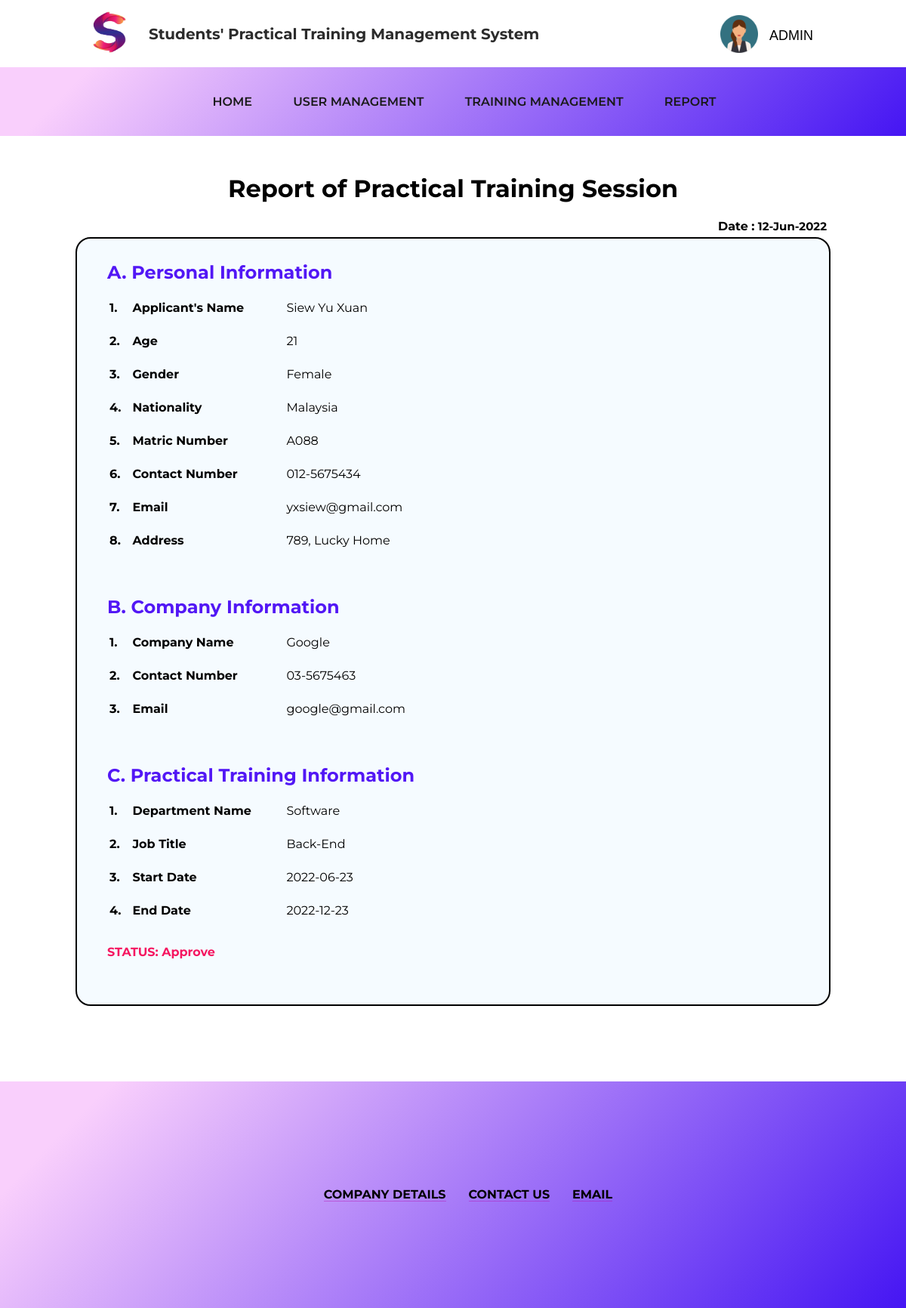
The page /Admin/view_student_report.php?t_id=2 on the database its author committed.
### tables this page shows
CREATE TABLE IF NOT EXISTS practical_training(
    applicationid int(6) UNSIGNED AUTO_INCREMENT PRIMARY KEY,
    applicationtitle varchar(45) NOT NULL,
    applicationdate varchar(20) NOT NULL,
    applicationstatus varchar(10) NOT NULL,
    fk_userid int(6) UNSIGNED NOT NULL,
    FOREIGN KEY (fk_userid) REFERENCES users(userid)
    ON DELETE CASCADE
    ON UPDATE CASCADE
);

CREATE TABLE IF NOT EXISTS users(
    userid int(6) UNSIGNED AUTO_INCREMENT PRIMARY KEY,
    email varchar(30) NOT NULL,
    name varchar(30) NOT NULL,
    address varchar(100) NOT NULL,
    age int(3) NOT NULL,
    phone varchar(20) NOT NULL
);

CREATE TABLE IF NOT EXISTS user_detail(
    gender varchar(10) NOT NULL,
    matricnumber varchar(9) NOT NULL,
    nationality varchar(15) NOT NULL,
    fk_applicationid int(6) UNSIGNED NOT NULL,
    FOREIGN KEY (fk_applicationid) REFERENCES practical_training(applicationid)
    ON DELETE CASCADE
    ON UPDATE CASCADE
    );

CREATE TABLE IF NOT EXISTS company(
    companyname varchar(20) NOT NULL,
    companycontactno varchar(20) NOT NULL,
    companyemail varchar(20) NOT NULL,
    department varchar(30) NOT NULL,
    jobtitle varchar(25) NOT NULL,
    startdate varchar(20) NOT NULL,
    enddate varchar(20) NOT NULL,
    fk_applicationid int(6) UNSIGNED NOT NULL,
    FOREIGN KEY (fk_applicationid) REFERENCES practical_training(applicationid)
    ON DELETE CASCADE
    ON UPDATE CASCADE
    );

### Admin/view_student_report.php (the view, shortened to what this page needs)
<?php
include "../config.php";
if((isset($_GET['t_id']))){
	$t_id=$_GET['t_id'];
} else if ((isset($_POST['t_id']))){
	$t_id=$_POST['t_id'];
}else{
	echo '<p>This page has been accessed in error.</p>';
	include('../images/footer.html');
	exit();
}
$query2 = mysqli_query($conn, "SELECT * FROM practical_training where applicationid = '$t_id'") or die(mysqli_connect_error());
$row2 = mysqli_fetch_array($query2);
$id=$row2['fk_userid'];
$query = mysqli_query($conn, "SELECT * FROM users where userid = '$id'") or die(mysqli_connect_error());
$query3 = mysqli_query($conn, "SELECT * FROM company where fk_applicationid = '$t_id'") or die(mysqli_connect_error());
$query4 = mysqli_query($conn, "SELECT * FROM user_detail where fk_applicationid = '$t_id'") or die(mysqli_connect_error());
$row = mysqli_fetch_array($query);
$row3 = mysqli_fetch_array($query3);
$row4 = mysqli_fetch_array($query4);
?>
<html>
<head>
	<link rel="stylesheet" href="../style.css">
	<link rel="stylesheet" href="https://cdnjs.cloudflare.com/ajax/libs/font-awesome/4.7.0/css/font-awesome.min.css">
</head>
<body>
	<h1 style="text-align: center; margin-top: 50px;">Report of Practical Training Session</h1>
	<label style="display: block; text-align: end; margin-right: 105px;">
		<b>Date :</b>
		<?php echo "<span style='font-size:15px; font-weight:bold;'>" . $row2['applicationdate'] . "</span>";
		?>
	</label>
	<div class="outer-container">
		<form method="post" action="report.php">
			<div class="entire-table">
				<div class="tableA">
					<h2>A. Personal Information</h2>
					<table class="tablePracticalTraining">
						<tr id="line-height-report">
							<td id="num">1.</td>
							<td class="question">Applicant's Name</td>
							<td><?php echo $row['name']?></td>
						</tr>
						<tr id="line-height-report">
							<td id="num">2.</td>
							<td class="question">Age</td>
							<td><?php echo $row['age']; ?></td>
						</tr>
						<tr id="line-height-report">
							<td id="num">3.</td>
							<td class="question">Gender</td>
							<td><?php echo $row4['gender']; ?></td>
						</tr>
						<tr id="line-height-report">
							<td id="num">4.</td>
							<td class="question">Nationality</td>
							<td><?php echo $row4['nationality']; ?></td>
						</tr>
						<tr id="line-height-report">
							<td id="num">5.</td>
							<td class="question">Matric Number</td>
							<td><?php echo $row4['matricnumber']; ?></td>
						</tr>
						<tr id="line-height-report">
							<td id="num">6.</td>
							<td class="question">Contact Number</td>
							<td><?php echo $row['phone']; ?></td>
						</tr>
						<tr id="line-height-report">
							<td id="num">7.</td>
							<td class="question">Email</td>
							<td><?php echo $row['email']; ?></td>
						</tr>
						<tr id="line-height-report">
							<td id="num">8.</td>
							<td class="question">Address</td>
							<td><?php echo $row['address']; ?></td>
						</tr>
					</table>
				</div>
				<div class="tableB">
					<h2>B. Company Information</h2>
					<table class="tablePracticalTraining">
						<tr id="line-height-report">
							<td id="num">1.</td>
							<td class="question">Company Name</td>
							<td><?php echo $row3['companyname']; ?></td>
						</tr>
						<tr id="line-height-report">
							<td id="num">2.</td>
							<td class="question">Contact Number</td>
							<td><?php echo $row3['companycontactno']; ?></td>
						</tr>
						<tr id="line-height-report">
							<td id="num">3.</td>
							<td class="question">Email</td>
							<td><?php echo $row3['companyemail']; ?></td>
						</tr>
					</table>
				</div>
				<div class="tableC">
					<h2>C. Practical Training Information</h2>
					<table class="tablePracticalTraining">
						<tr id="line-height-report">
							<td id="num">1.</td>
							<td class="question">Department Name</td>
							<td><?php echo $row3['department']; ?></td>
						</tr>
						<tr id="line-height-report">
							<td id="num">2.</td>
							<td class="question">Job Title</td>
							<td><?php echo $row3['jobtitle']; ?></td>
						</tr>
						<tr id="line-height-report">
							<td id="num">3.</td>
							<td class="question">Start Date</td>
							<td><?php echo $row3['startdate']; ?></td>
						</tr>
						<tr id="line-height-report">
							<td id="num">4.</td>
							<td class="question">End Date</td>
							<td><?php echo $row3['enddate']; ?></td>
						</tr>
					</table>
					<h4><?php echo "STATUS: " . $row2['applicationstatus']; ?></h4>
				</div>
			</div>
		</form>
	</div>
	<?php include '../includes/footer.php' ?>
</body>
</html>

### style.css (style rules this page uses)
body { font-family: 'Montserrat', sans-serif; margin: 0; }
.container-logo { display: flex; text-align: left; }
.outercontainer-nav { display: flex; align-items: center; justify-content: space-around; }
.dropdown img { width: 50px; height: 100%; float: left; padding-top: 15px; padding-right: 10px; }
p.title { font-size: 20px; color: rgb(44, 44, 44); display: flex; align-items: center; font-weight: 700; }
a { text-decoration: none; }
#img-logo { display: inline-block; margin: 15px 25px 15px 0px; height: 55px; width: 55px; }
nav.stroke { background-image: linear-gradient(135deg, #f9cffc 10%, #4515f3 100%); width: 100%; padding: 5px; }
nav ul { list-style: none; text-align: center; }
nav ul li { display: inline-block; }
nav ul li a { display: block; padding: 15px; text-decoration: none; color: rgb(26, 26, 26); text-transform: uppercase; margin: 0 10px; font-weight: 600; }
nav ul li a, nav ul li a:after, nav ul li a:before { transition: all .3s; }
nav.stroke ul li a { position: relative; }
nav.stroke ul li a:after { position: absolute; bottom: 0; left: 0; right: 0; margin: auto; width: 0%; content: '.'; color: transparent; background: white; height: 1px; }
nav { margin-left: -10px; padding: 5px 10px 5px 10px; width: 100%; background-image: linear-gradient(135deg, #f9cffc 10%, #4515f3 100%); }
.dropbtn-logo { cursor: pointer; border: none; background-color: white; display: flex; margin-top: -15px; }
.dropdown { position: relative; display: inline-block; }
.dropdown p { display: flex; align-self: center; margin: 20px 0px 0px 5px; font-size: 18px; }
table.tablePracticalTraining { width: 100%; }
.entire-table { border: 2px solid black; border-radius: 20px; padding: 10px 0px 10px 40px; margin-bottom: 10%; background-color: rgba(223, 242, 255, 0.3); }
#num, td.question { font-weight: bold; }
td.question { width: 200px; }
td#num { width: 3%; }
#line-height-report { line-height: 40px; }
.outer-container { margin: 5px 100px 5px 100px; }
.entire-table h2 { color: #5217f5; display: block; margin-bottom: 10px; text-align: left; }
h4 { color: #f51761; margin-bottom: 20px; }
.tableA, .tableB, .tableC { margin-bottom: 50px; }

### rows shown on the page
practical_training: applicationdate "12-Jun-2022", applicationstatus "Approve"
users: name "Siew Yu Xuan", age "21", phone "012-5675434", email "yxsiew@gmail.com", address "789, Lucky Home"
user_detail: gender "Female", nationality "Malaysia", matricnumber "A088"
company: companyname "Google", companycontactno "03-5675463", companyemail "google@gmail.com", department "Software", jobtitle "Back-End", startdate "2022-06-23", enddate "2022-12-23"
